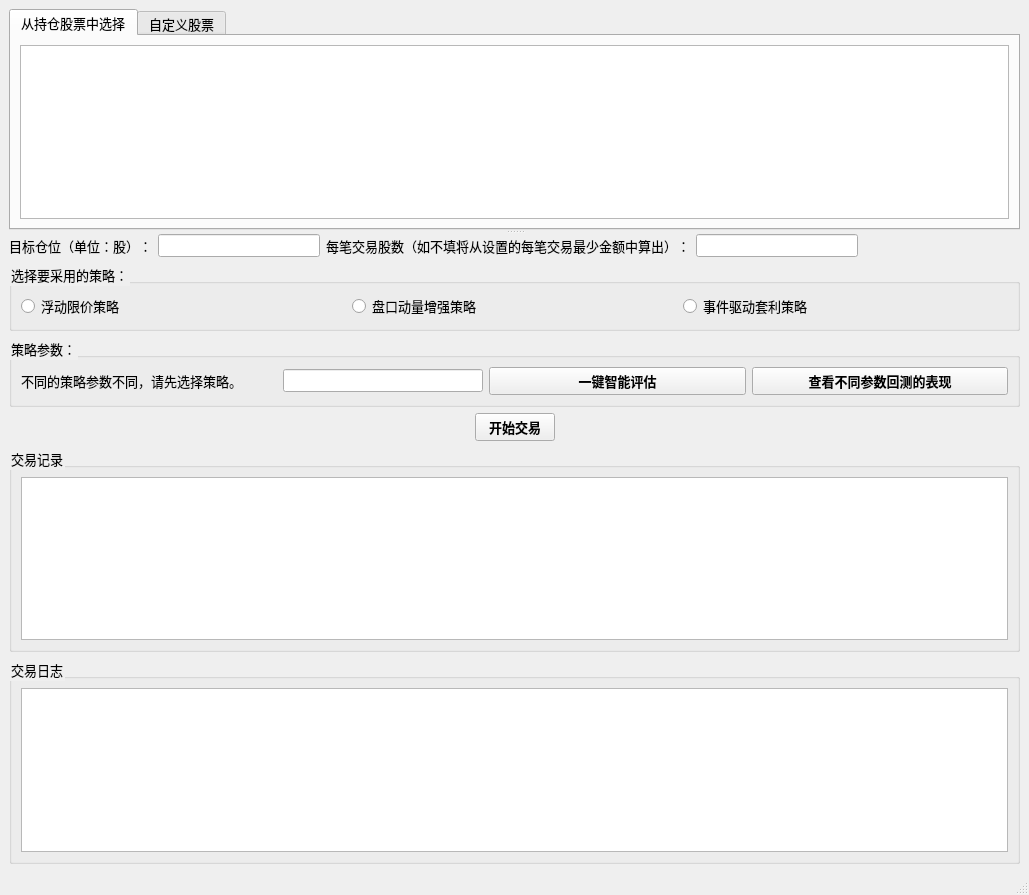
<?xml version="1.0" encoding="UTF-8"?>
<ui version="4.0">
 <class>MainWindow</class>
 <widget class="QMainWindow" name="MainWindow">
  <property name="geometry">
   <rect>
    <x>0</x>
    <y>0</y>
    <width>1029</width>
    <height>895</height>
   </rect>
  </property>
  <property name="windowTitle">
   <string>蚂蚁量化—岳教授日内交易策略实盘工具</string>
  </property>
  <property name="windowIcon">
   <iconset>
    <normaloff>ant.ico</normaloff>ant.ico</iconset>
  </property>
  <property name="styleSheet">
   <string notr="true">   * {
       font-family: &quot;Microsoft YaHei&quot;;  /* 中文字体 */
       font-size: 10pt;                /* 基础字号 */
   }
   
   QTableWidget {
       font-size: 9pt;                 /* 表格内容字号 */
   }
   
   QHeaderView::section {
       font-size: 10pt;                /* 表头字号 */
       font-weight: bold;              /* 表头加粗 */
   }
   
   QPushButton {
       font-weight: bold;              /* 按钮加粗 */
   }
   
   QLabel#titleLabel {                 /* 特殊标题样式 */
       font-size: 12pt;
       font-weight: bold;
   }</string>
  </property>
  <widget class="QWidget" name="centralwidget">
   <layout class="QGridLayout" name="gridLayout">
    <item row="0" column="0">
     <widget class="QSplitter" name="splitter">
      <property name="orientation">
       <enum>Qt::Vertical</enum>
      </property>
      <widget class="QWidget" name="layoutWidget">
       <layout class="QVBoxLayout" name="verticalLayout_2">
        <item>
         <layout class="QHBoxLayout" name="horizontalLayout_3"/>
        </item>
        <item>
         <widget class="QTabWidget" name="tabWidget">
          <property name="currentIndex">
           <number>0</number>
          </property>
          <widget class="QWidget" name="tab">
           <attribute name="title">
            <string>从持仓股票中选择</string>
           </attribute>
           <layout class="QGridLayout" name="gridLayout_3">
            <item row="0" column="0">
             <widget class="QTableWidget" name="tableWidget_2">
              <property name="sizeAdjustPolicy">
               <enum>QAbstractScrollArea::AdjustIgnored</enum>
              </property>
             </widget>
            </item>
           </layout>
          </widget>
          <widget class="QWidget" name="tab_2">
           <attribute name="title">
            <string>自定义股票</string>
           </attribute>
           <layout class="QGridLayout" name="gridLayout_2">
            <item row="0" column="0">
             <widget class="QTableWidget" name="tableWidget_3"/>
            </item>
           </layout>
          </widget>
         </widget>
        </item>
       </layout>
      </widget>
      <widget class="QWidget" name="layoutWidget">
       <layout class="QVBoxLayout" name="verticalLayout_6">
        <item>
         <layout class="QHBoxLayout" name="horizontalLayout_5">
          <item>
           <widget class="QLabel" name="label_3">
            <property name="text">
             <string>目标仓位（单位：股）：</string>
            </property>
           </widget>
          </item>
          <item>
           <widget class="QLineEdit" name="lineEdit_2">
            <property name="maximumSize">
             <size>
              <width>200</width>
              <height>16777215</height>
             </size>
            </property>
           </widget>
          </item>
          <item>
           <widget class="QLabel" name="label_2">
            <property name="text">
             <string>每笔交易股数（如不填将从设置的每笔交易最少金额中算出）：</string>
            </property>
           </widget>
          </item>
          <item>
           <widget class="QLineEdit" name="lineEdit_3">
            <property name="maximumSize">
             <size>
              <width>200</width>
              <height>16777215</height>
             </size>
            </property>
           </widget>
          </item>
          <item>
           <spacer name="horizontalSpacer">
            <property name="orientation">
             <enum>Qt::Horizontal</enum>
            </property>
            <property name="sizeHint" stdset="0">
             <size>
              <width>40</width>
              <height>20</height>
             </size>
            </property>
           </spacer>
          </item>
         </layout>
        </item>
        <item>
         <widget class="QGroupBox" name="groupBox">
          <property name="title">
           <string>选择要采用的策略：</string>
          </property>
          <layout class="QVBoxLayout" name="verticalLayout">
           <item>
            <layout class="QHBoxLayout" name="horizontalLayout">
             <item>
              <widget class="QRadioButton" name="radioButton">
               <property name="text">
                <string>浮动限价策略</string>
               </property>
              </widget>
             </item>
             <item>
              <widget class="QRadioButton" name="radioButton_2">
               <property name="text">
                <string>盘口动量增强策略</string>
               </property>
              </widget>
             </item>
             <item>
              <widget class="QRadioButton" name="radioButton_3">
               <property name="text">
                <string>事件驱动套利策略</string>
               </property>
              </widget>
             </item>
            </layout>
           </item>
          </layout>
         </widget>
        </item>
        <item>
         <widget class="QGroupBox" name="groupBox_2">
          <property name="title">
           <string>策略参数：</string>
          </property>
          <layout class="QVBoxLayout" name="verticalLayout_3">
           <item>
            <layout class="QHBoxLayout" name="horizontalLayout_2">
             <item>
              <widget class="QLabel" name="label">
               <property name="text">
                <string>不同的策略参数不同，请先选择策略。</string>
               </property>
              </widget>
             </item>
             <item>
              <widget class="QLineEdit" name="lineEdit">
               <property name="maximumSize">
                <size>
                 <width>200</width>
                 <height>16777215</height>
                </size>
               </property>
              </widget>
             </item>
             <item>
              <widget class="QPushButton" name="pushButton_3">
               <property name="text">
                <string>一键智能评估</string>
               </property>
              </widget>
             </item>
             <item>
              <widget class="QPushButton" name="pushButton_2">
               <property name="text">
                <string>查看不同参数回测的表现</string>
               </property>
              </widget>
             </item>
            </layout>
           </item>
          </layout>
         </widget>
        </item>
        <item>
         <layout class="QHBoxLayout" name="horizontalLayout_4">
          <item>
           <spacer name="horizontalSpacer_4">
            <property name="orientation">
             <enum>Qt::Horizontal</enum>
            </property>
            <property name="sizeHint" stdset="0">
             <size>
              <width>40</width>
              <height>20</height>
             </size>
            </property>
           </spacer>
          </item>
          <item>
           <widget class="QPushButton" name="pushButton">
            <property name="text">
             <string>开始交易</string>
            </property>
           </widget>
          </item>
          <item>
           <spacer name="horizontalSpacer_5">
            <property name="orientation">
             <enum>Qt::Horizontal</enum>
            </property>
            <property name="sizeHint" stdset="0">
             <size>
              <width>40</width>
              <height>20</height>
             </size>
            </property>
           </spacer>
          </item>
         </layout>
        </item>
        <item>
         <widget class="QGroupBox" name="groupBox_3">
          <property name="title">
           <string>交易记录</string>
          </property>
          <layout class="QVBoxLayout" name="verticalLayout_4">
           <item>
            <widget class="QTableWidget" name="tableWidget"/>
           </item>
          </layout>
         </widget>
        </item>
        <item>
         <widget class="QGroupBox" name="groupBox_4">
          <property name="title">
           <string>交易日志</string>
          </property>
          <layout class="QVBoxLayout" name="verticalLayout_5">
           <item>
            <widget class="QTextEdit" name="textEdit"/>
           </item>
          </layout>
         </widget>
        </item>
       </layout>
      </widget>
     </widget>
    </item>
   </layout>
  </widget>
  <widget class="QStatusBar" name="statusbar"/>
  <action name="action">
   <property name="text">
    <string>版本</string>
   </property>
  </action>
 </widget>
 <resources/>
 <connections/>
</ui>
